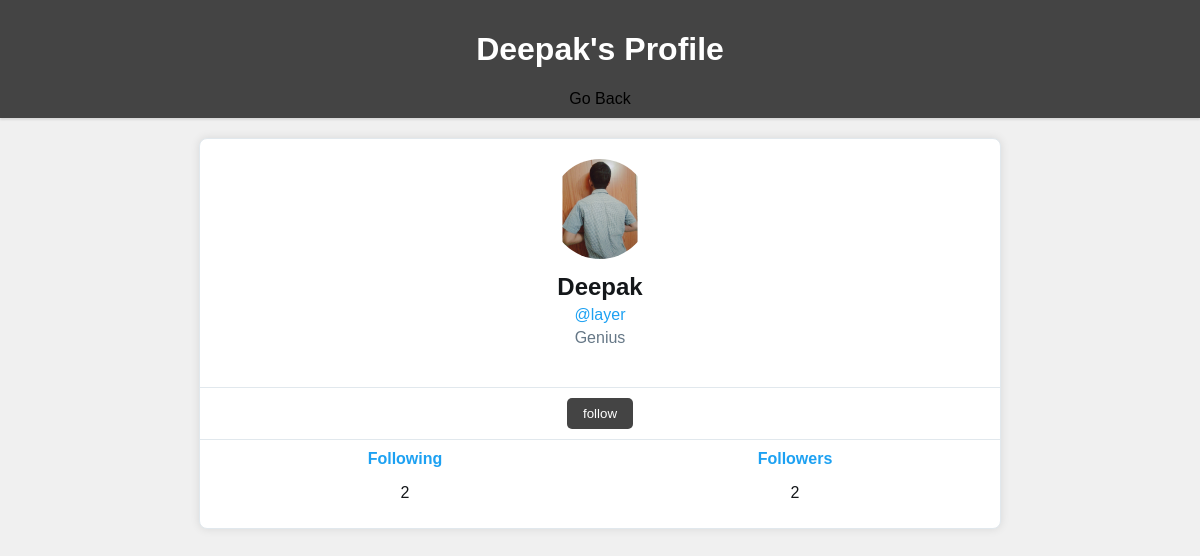
Page /profile/7/ (signed in) on the committed database.
### blog/models.py (models this page shows, shortened)
class Profile(models.Model):
    user = models.OneToOneField(User, on_delete=models.CASCADE)
    profile_image = models.ImageField(upload_to='profile_images/', blank=True, null=True, verbose_name='Profile Picture')
    bio = models.TextField(blank=True, null=True)
    following = models.ManyToManyField(
        'self',
        related_name="followers",
        symmetrical=False,
        blank=True
    )
    def is_following(self, user):
        return self.following.filter(pk=user.pk).exists()

### blog/views.py (the view)
# urls.py: path('profile/<int:pk>/', views.profile, name='profile'),
@login_required
def profile(request, pk):
    try:
        profile = Profile.objects.get(user_id=pk)
    except Profile.DoesNotExist or ValueError:
        return redirect("create_profile")
    logged_in_user = request.user
    other_profile_list = Profile.objects.exclude(user_id=logged_in_user.id)
    user_profile = Profile.objects.get(user_id=logged_in_user.id)
    mutuals = []
    for other_profile in other_profile_list:
        if user_profile.is_following(other_profile) and other_profile.is_following(user_profile):
            mutuals.append(other_profile)
    context = {
        'profile':profile,
        'other_profile_list':other_profile_list,
        'mutuals':mutuals
    }
    return render(request, 'blog/profile.html', context)

### blog/templates/blog/profile.html (shortened to what this page needs)
{% load static %}
<!DOCTYPE html>
<html lang="en">
<head>
    <link rel='stylesheet'  href="{% static 'chat_style_profile.css' %}">
</head>
<body>
    {% block content %}
        <header>
            <h1>{{ profile.user.first_name }}'s Profile</h1>
            <a href="{% url 'home' %}">Go Back</a>
        </header>
        <div class="container">
            <div class="profile-header">
                <img class="profile-image" src="{{ profile.profile_image.url }}" alt="Profile Image">
                <div class="profile-info">
                    <h2>{{ profile.user.first_name }}</h2>
                    <p style="color: #1da1f2;">@{{ profile.user.username }}</p>
                    <p style="color: #657786;">{{ profile.bio }}</p>
                </div>
            </div>
            <div class="profile-actions">
                {% if user.id is profile.user_id %}
                    <button> <a href = "{% url 'edit_profile' profile.id %}"> Edit Profile </a></button>
                {% else %}
                    {% if user in profile.following.all %}
                        <button>Followed..</button>
                    {% else %}
                        <button> <a href="{% url 'follow_user' user.id %}">follow</a></button>
                    {% endif %}
                {% endif %}
            </div>
            <div class="followers-following">
                <div>
                    <a href="#">Following</a>
                    <p>{{ profile.following.count }}</p>
                </div>
                <div>
                    <a href="#">Followers</a>
                    <p>{{ profile.followers.count }}</p>
                </div>
            </div>
        </div>
    {% endblock %}
</body>
</html>

### mystaticfiles/chat_style_profile.css (style rules this page uses)
body { font-family: 'Arial', sans-serif; background-color: #f0f0f0; margin: 0; padding: 0; color: #14171a; }
header { background-color: #444; color: white; padding: 10px; text-align: center; box-shadow: 0 2px 2px rgba(0, 0, 0, 0.1); }
header a { text-decoration: none; color: black; }
.container { max-width: 800px; margin: 20px auto; background-color: white; border: 1px solid #e1e8ed; border-radius: 8px; overflow: hidden; box-shadow: 0 0 10px rgba(0, 0, 0, 0.1); }
.profile-header { padding: 20px; text-align: center; }
.profile-image { width: 100px; height: 100px; border-radius: 50%; margin-bottom: 10px; }
.profile-info { margin-bottom: 20px; }
.profile-info h2 { margin: 0; font-size: 1.5em; }
.profile-info p { margin: 5px 0; color: #657786; }
.profile-actions { display: flex; justify-content: space-around; padding: 10px; border-top: 1px solid #e1e8ed; }
.profile-actions button { background-color: #444; color: white; padding: 8px 16px; border: none; border-radius: 5px; cursor: pointer; }
.profile-actions button a { color: white; text-decoration: none; }
.followers-following { display: flex; justify-content: space-around; padding: 10px; border-top: 1px solid #e1e8ed; }
.followers-following div { text-align: center; }
.followers-following a { color: #1da1f2; text-decoration: none; font-weight: bold; }

### rows in the picture
Profile: user.first_name "Deepak", profile_image (picture), user.username "layer", bio "Genius", following.count "2", followers.count "2"
